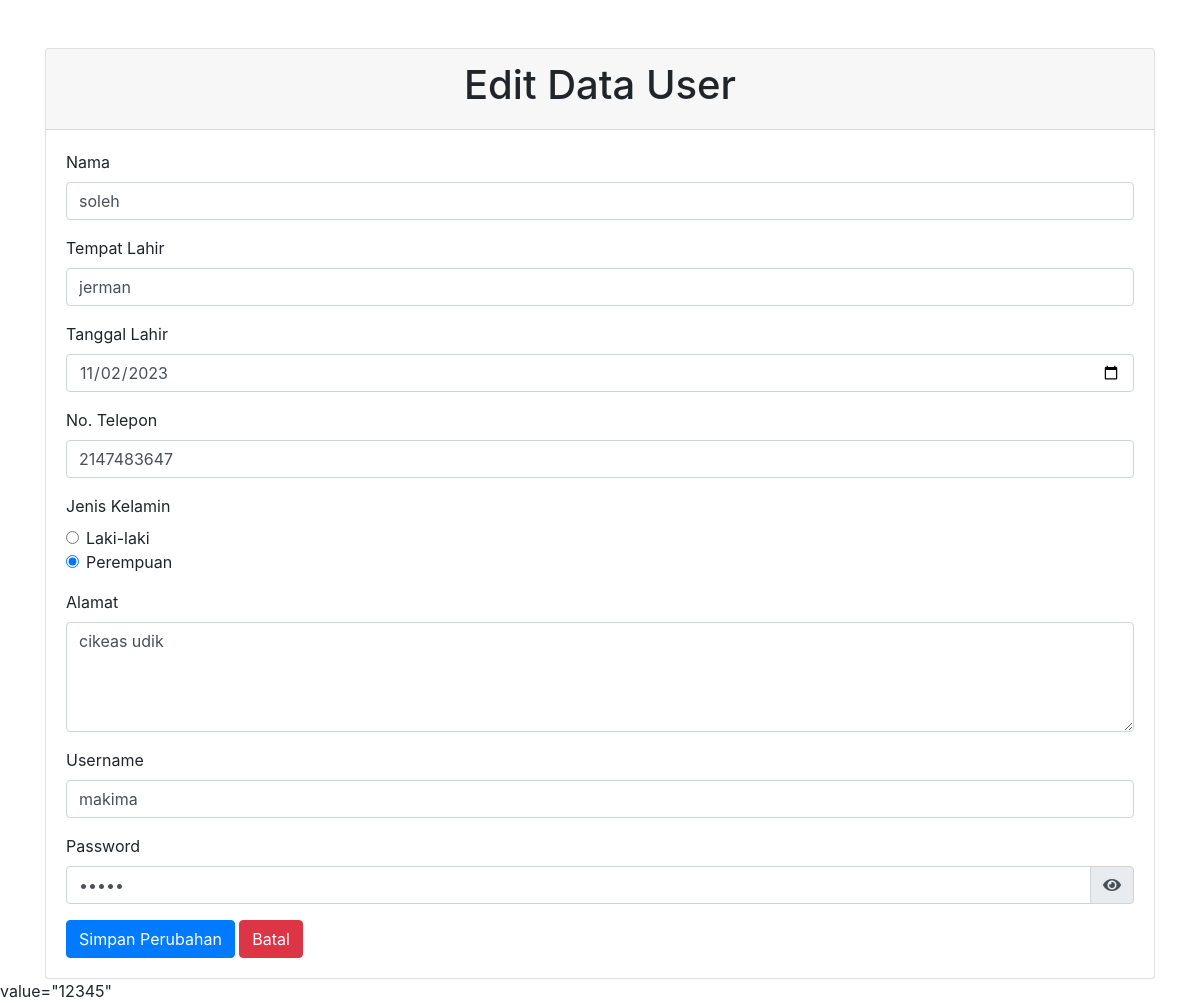
The page /admin/halaman_admin/edit_data_user.php?id=9 (signed in) on the database its author committed.
### tables this page shows
CREATE TABLE `user` (
  `id` int(11) NOT NULL,
  `nama` text DEFAULT NULL,
  `tempat_lahir` varchar(25) DEFAULT NULL,
  `tanggal_lahir` date DEFAULT NULL,
  `no_telepon` int(15) DEFAULT NULL,
  `jenis_kelamin` text DEFAULT NULL,
  `alamat` text DEFAULT NULL,
  `username` varchar(50) DEFAULT NULL,
  `password` varchar(50) NOT NULL
);

### admin/halaman_admin/edit_data_user.php (the view, shortened to what this page needs)
<?php
include 'koneksiuser.php';
$id = $nama = $tempat_lahir = $tanggal_lahir = $no_telepon = $jenis_kelamin = $alamat = $username = $password = "";
if (isset($_GET['id'])) {
    $id = $_GET['id'];
    $query = "SELECT * FROM user WHERE id = $id";
    $result = mysqli_query($conn, $query);
    if ($result) {
        $data = mysqli_fetch_assoc($result);
        $nama = $data['nama'];
        $tempat_lahir = $data['tempat_lahir'];
        $tanggal_lahir = $data['tanggal_lahir'];
        $no_telepon = $data['no_telepon'];
        $jenis_kelamin = $data['jenis_kelamin'];
        $alamat = $data['alamat'];
        $username = $data['username'];
        $password = $data['password'];
    } else {
        echo "Query Error: " . mysqli_error($conn);
        exit;
    }
} else {
    echo "Parameter ID tidak ditemukan.";
    exit;
}
?>
<!DOCTYPE html>
<html lang="en">
<head>
    <link rel="stylesheet" href="https://maxcdn.bootstrapcdn.com/bootstrap/4.5.2/css/bootstrap.min.css">
    <link rel="stylesheet" href="https://cdnjs.cloudflare.com/ajax/libs/font-awesome/5.15.2/css/all.min.css">
</head>
<body>
<div class="container mt-5">
    <div class="card">
        <div class="card-header">
            <h1 class="text-center">Edit Data User</h1>
        </div>
        <div class="card-body">
            <form method="post">
                <div class="form-group">
                    <label for="nama">Nama</label>
                    <input type="text" class="form-control" name="nama" id="nama" value="<?php echo $nama; ?>" required>
                </div>
                <div class="form-group">
                    <label for="tempat_lahir">Tempat Lahir</label>
                    <input type="text" class="form-control" name="tempat_lahir" id="tempat_lahir" value="<?php echo $tempat_lahir; ?>" required>
                </div>
                <div class="form-group">
                    <label for="tanggal_lahir">Tanggal Lahir</label>
                    <input type="date" class="form-control" name="tanggal_lahir" id="tanggal_lahir" value="<?php echo $tanggal_lahir; ?>" required>
                </div>
                <div class="form-group">
                    <label for="no_telepon">No. Telepon</label>
                    <input type="text" class="form-control" name="no_telepon" id="no_telepon" value="<?php echo $no_telepon; ?>" required>
                </div>
                <div class="form-group">
                    <label>Jenis Kelamin</label>
                    <div class="form-check">
                        <input type="radio" class="form-check-input" name="jenis_kelamin" id="laki_laki" value="Laki-laki" <?php if ($jenis_kelamin == 'Laki-laki') echo 'checked'; ?> required>
                        <label class="form-check-label" for="laki_laki">Laki-laki</label>
                    </div>
                    <div class="form-check">
                        <input type="radio" class="form-check-input" name="jenis_kelamin" id="perempuan" value="Perempuan" <?php if ($jenis_kelamin == 'Perempuan') echo 'checked'; ?> required>
                        <label class="form-check-label" for="perempuan">Perempuan</label>
                    </div>
                </div>
                <div class="form-group">
                    <label for="alamat">Alamat</label>
                    <textarea class="form-control" name="alamat" id="alamat" rows="4" required><?php echo $alamat; ?></textarea>
                </div>
                <div class="form-group">
                    <label for="username">Username</label>
                    <input type="text" class="form-control" name="username" id="username" value="<?php echo $username; ?>" required>
                </div>
                <div class="form-group">
                            <label for="password">Password</label>
                            <div class="input-group">
                                <input type="password" class="form-control" name="password" id="password" value="<?php echo $password; ?>" placeholder="Masukkan Password" required>
                                <div class="input-group-append">
                                    <span class="input-group-text" id="showPassword" data-toggle="tooltip" data-placement="top" title="Tampilkan Password">
                                        <i class="fas fa-eye"></i>
                                    </span>
                                </div>
                            </div>
                        </div>
                <button type="submit" name="update" class="btn btn-primary">Simpan Perubahan</button>
                <a class="btn btn-danger" href="data_user.php">Batal</a>
            </form>
        </div>
    </div>
</div>
value="<?php echo $password; ?>"
</body>
</html>

### admin/halaman_admin/edit_data_user.php (style rules this page uses)
.input-group-text { cursor: pointer; transition: color 0.3s ease-in-out; }

### rows shown on the page
user: nama "soleh", tempat_lahir "jerman", tanggal_lahir "11/02/2023", no_telepon "2147483647", jenis_kelamin "☐ Laki-laki", jenis_kelamin "☑ Perempuan", alamat "cikeas udik", username "makima", password "12345"
